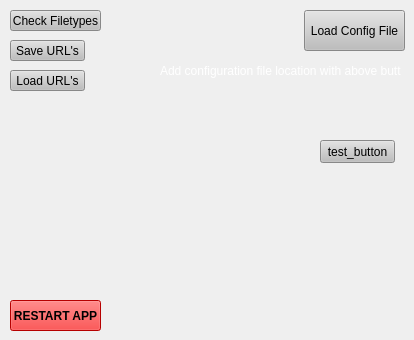
    <widget class="QWidget" name="utilities_tab">
     <attribute name="title">
      <string>Utilities</string>
     </attribute>
     <widget class="QPushButton" name="check_filetypes_button">
      <property name="geometry">
       <rect>
        <x>10</x>
        <y>10</y>
        <width>91</width>
        <height>21</height>
       </rect>
      </property>
      <property name="styleSheet">
       <string notr="true">background-color: qlineargradient(spread:pad, x1:0, y1:0, x2:1, y2:0, stop:0 rgba(0, 0, 0, 255), stop:1 rgba(255, 255, 255, 255));
background-color: rgb(190, 190, 190);</string>
      </property>
      <property name="text">
       <string>Check Filetypes</string>
      </property>
     </widget>
     <widget class="QPushButton" name="restart_button">
      <property name="geometry">
       <rect>
        <x>10</x>
        <y>300</y>
        <width>91</width>
        <height>31</height>
       </rect>
      </property>
      <property name="font">
       <font>
        <weight>75</weight>
        <bold>true</bold>
       </font>
      </property>
      <property name="styleSheet">
       <string notr="true">background-color: rgb(255, 0, 0);
selection-color: rgb(255, 255, 255);
selection-background-color: rgb(255, 255, 0);</string>
      </property>
      <property name="text">
       <string>RESTART APP</string>
      </property>
     </widget>
     <widget class="QPushButton" name="save_urls_button">
      <property name="geometry">
       <rect>
        <x>10</x>
        <y>40</y>
        <width>75</width>
        <height>21</height>
       </rect>
      </property>
      <property name="styleSheet">
       <string notr="true">background-color: qlineargradient(spread:pad, x1:0, y1:0, x2:1, y2:0, stop:0 rgba(0, 0, 0, 255), stop:1 rgba(255, 255, 255, 255));
background-color: rgb(190, 190, 190);</string>
      </property>
      <property name="text">
       <string>Save URL's</string>
      </property>
     </widget>
     <widget class="QPushButton" name="load_urls_button">
      <property name="geometry">
       <rect>
        <x>10</x>
        <y>70</y>
        <width>75</width>
        <height>21</height>
       </rect>
      </property>
      <property name="styleSheet">
       <string notr="true">background-color: qlineargradient(spread:pad, x1:0, y1:0, x2:1, y2:0, stop:0 rgba(0, 0, 0, 255), stop:1 rgba(255, 255, 255, 255));
background-color: rgb(190, 190, 190);</string>
      </property>
      <property name="text">
       <string>Load URL's</string>
      </property>
     </widget>
     <widget class="QPushButton" name="add_config_file_button_2">
      <property name="geometry">
       <rect>
        <x>304</x>
        <y>10</y>
        <width>101</width>
        <height>41</height>
       </rect>
      </property>
      <property name="styleSheet">
       <string notr="true">background-color: qlineargradient(spread:pad, x1:0, y1:0, x2:1, y2:0, stop:0 rgba(0, 0, 0, 255), stop:1 rgba(255, 255, 255, 255));
background-color: rgb(190, 190, 190);</string>
      </property>
      <property name="text">
       <string>Load Config File</string>
      </property>
     </widget>
     <widget class="QLabel" name="config_label">
      <property name="geometry">
       <rect>
        <x>160</x>
        <y>60</y>
        <width>241</width>
        <height>21</height>
       </rect>
      </property>
      <property name="styleSheet">
       <string notr="true">background-color: transparent;
color: rgb(255, 255, 255);</string>
      </property>
      <property name="text">
       <string>Add configuration file location with above button</string>
      </property>
     </widget>
     <widget class="QPushButton" name="test_button">
      <property name="geometry">
       <rect>
        <x>320</x>
        <y>140</y>
        <width>75</width>
        <height>23</height>
       </rect>
      </property>
      <property name="styleSheet">
       <string notr="true">background-color: qlineargradient(spread:pad, x1:0, y1:0, x2:1, y2:0, stop:0 rgba(0, 0, 0, 255), stop:1 rgba(255, 255, 255, 255));
background-color: rgb(190, 190, 190);</string>
      </property>
      <property name="text">
       <string>test_button</string>
      </property>
     </widget>
    </widget>
